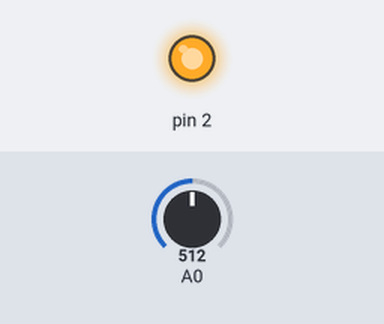
This sketch was run on a simulated Arduino Uno, built with avr-gcc and run on an emulated ATmega328P. On the bench: output pins drawn as LEDs (lit = HIGH). Inputs (shaded band) come from the test bench; at power-on: A0 = 512. What the sketch prints to the serial monitor is not drawn.

Above: at 5.0 s.
At 10.5 s:
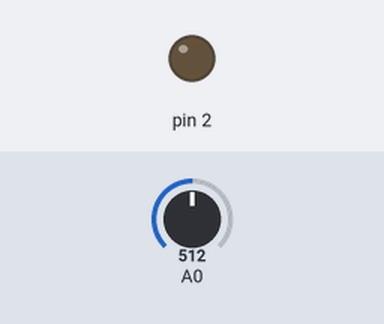
Timing chart, 0 to 14.3 s (numbered marks = the images above):
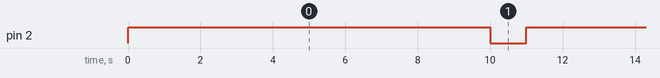

Measured:
- by itself, pin 2: alternates HIGH for 10.0 s and LOW for 1.0 s

The sketch:

voda.ino
```cpp
void setup() {
  // initialize serial communication at 9600 bits per second:
  Serial.begin(9600);
  pinMode(2,OUTPUT);
}

// the loop routine runs over and over again forever:
void loop() {
  // read the input on analog pin 0:
  int sensorValue = analogRead(A0);


  Serial.print(sensorValue);


  if (sensorValue<=600){
    digitalWrite(2,HIGH);
    delay(10000);

    digitalWrite(2,LOW);
  }
  delay(1000);        // delay in between reads for stability
}
```
